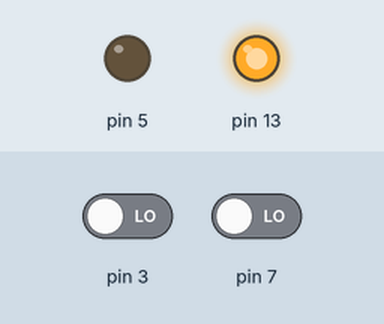
This sketch was run on a simulated Arduino Uno, built with avr-gcc and run on an emulated ATmega328P. On the bench: output pins drawn as LEDs (lit = HIGH). The inputs (shaded band) are chosen by the test bench; at power-on: pin 3 LOW, pin 7 LOW. What the sketch prints to the serial monitor is not drawn.

Above: at 1.2 s.
1.3 s: pin 3 driven HIGH
At 1.7 s:
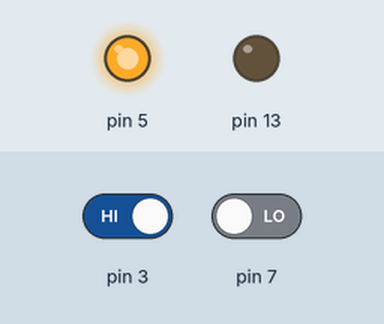
2.8 s: pin 3 driven LOW
At 4.0 s:
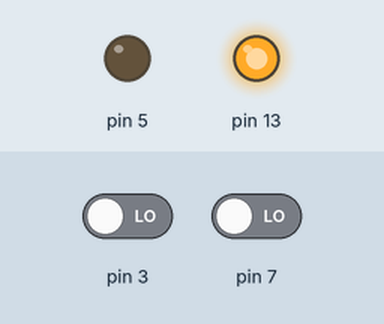
Timing chart, 0 to 5.8 s (numbered marks = the images above; inputs shaded):
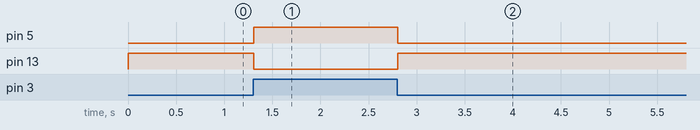

The sketch:

sketch_jun28a.ino
```cpp
void setup() {
  // put your setup code here, to run once:
pinMode(3,INPUT);
pinMode(5,OUTPUT);
pinMode(7,INPUT);
pinMode(13,OUTPUT);
Serial.begin(9600);
}

void loop() {
  // put your main code here, to run repeatedly:
boolean state=digitalRead(3);
//digitalWrite(5,state);
boolean state2=digitalRead(7);
Serial.println(state);
//digitalWrite(13,state2);
if (state==true)
{
state2=false;
}
else
{state2=true;}
digitalWrite(5,state);
digitalWrite(13,state2);
}
```

Measured:
- after the input at 1.3 s, pin 5: LOW → HIGH at once; pin 13: HIGH → LOW at once
- after the input at 2.8 s, pin 5: HIGH → LOW at once; pin 13: LOW → HIGH at once
